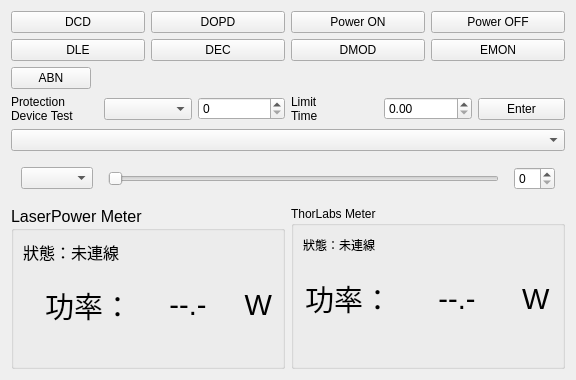
          <widget class="QWidget" name="tab_Controls">
           <attribute name="title">
            <string>Laser Controls</string>
           </attribute>
           <layout class="QVBoxLayout" name="verticalLayout_9">
            <item>
             <layout class="QVBoxLayout" name="verticalLayout_2">
              <item>
               <layout class="QHBoxLayout" name="horizontalLayout_7">
                <item>
                 <widget class="QPushButton" name="btnDCD">
                  <property name="text">
                   <string>DCD</string>
                  </property>
                 </widget>
                </item>
                <item>
                 <widget class="QPushButton" name="btnDOPD">
                  <property name="text">
                   <string>DOPD</string>
                  </property>
                 </widget>
                </item>
                <item>
                 <widget class="QPushButton" name="btnPowerOn">
                  <property name="text">
                   <string>Power ON</string>
                  </property>
                 </widget>
                </item>
                <item>
                 <widget class="QPushButton" name="btnPowerOff">
                  <property name="text">
                   <string>Power OFF</string>
                  </property>
                 </widget>
                </item>
               </layout>
              </item>
              <item>
               <layout class="QHBoxLayout" name="horizontalLayout_2">
                <item>
                 <widget class="QPushButton" name="btnDLE">
                  <property name="text">
                   <string>DLE</string>
                  </property>
                 </widget>
                </item>
                <item>
                 <widget class="QPushButton" name="btnDEC">
                  <property name="text">
                   <string>DEC</string>
                  </property>
                 </widget>
                </item>
                <item>
                 <widget class="QPushButton" name="btnDMOD">
                  <property name="text">
                   <string>DMOD</string>
                  </property>
                 </widget>
                </item>
                <item>
                 <widget class="QPushButton" name="btnEMON">
                  <property name="text">
                   <string>EMON</string>
                  </property>
                 </widget>
                </item>
               </layout>
              </item>
              <item>
               <layout class="QHBoxLayout" name="horizontalLayout_6">
                <item>
                 <widget class="QPushButton" name="btnABN">
                  <property name="text">
                   <string>ABN</string>
                  </property>
                 </widget>
                </item>
                <item>
                 <spacer name="horizontalSpacer">
                  <property name="orientation">
                   <enum>Qt::Orientation::Horizontal</enum>
                  </property>
                  <property name="sizeHint" stdset="0">
                   <size>
                    <width>40</width>
                    <height>20</height>
                   </size>
                  </property>
                 </spacer>
                </item>
               </layout>
              </item>
              <item>
               <layout class="QHBoxLayout" name="horizontalLayout_8">
                <item>
                 <widget class="QLabel" name="label_4">
                  <property name="text">
                   <string>Protection
Device Test</string>
                  </property>
                 </widget>
                </item>
                <item>
                 <widget class="QComboBox" name="cbPDx">
                  <property name="sizePolicy">
                   <sizepolicy hsizetype="Preferred" vsizetype="Fixed">
                    <horstretch>0</horstretch>
                    <verstretch>0</verstretch>
                   </sizepolicy>
                  </property>
                 </widget>
                </item>
                <item>
                 <widget class="QSpinBox" name="spL_PD">
                  <property name="sizePolicy">
                   <sizepolicy hsizetype="Minimum" vsizetype="Fixed">
                    <horstretch>0</horstretch>
                    <verstretch>0</verstretch>
                   </sizepolicy>
                  </property>
                 </widget>
                </item>
                <item>
                 <widget class="QLabel" name="label_3">
                  <property name="text">
                   <string>Limit
Time</string>
                  </property>
                 </widget>
                </item>
                <item>
                 <widget class="QDoubleSpinBox" name="dspDT">
                  <property name="sizePolicy">
                   <sizepolicy hsizetype="Preferred" vsizetype="Fixed">
                    <horstretch>0</horstretch>
                    <verstretch>0</verstretch>
                   </sizepolicy>
                  </property>
                  <property name="minimum">
                   <double>0.000000000000000</double>
                  </property>
                  <property name="maximum">
                   <double>5000.000000000000000</double>
                  </property>
                 </widget>
                </item>
                <item>
                 <widget class="QPushButton" name="btnRPD">
                  <property name="text">
                   <string>Enter</string>
                  </property>
                 </widget>
                </item>
               </layout>
              </item>
             </layout>
            </item>
            <item>
             <widget class="QComboBox" name="cb_SDCorSDAC"/>
            </item>
            <item>
             <widget class="QFrame" name="frame_SDAC1">
              <layout class="QHBoxLayout" name="horizontalLayout_20">
               <property name="spacing">
                <number>15</number>
               </property>
               <property name="leftMargin">
                <number>10</number>
               </property>
               <property name="topMargin">
                <number>10</number>
               </property>
               <property name="rightMargin">
                <number>10</number>
               </property>
               <property name="bottomMargin">
                <number>10</number>
               </property>
               <item>
                <widget class="QComboBox" name="cb_selectSDAC"/>
               </item>
               <item>
                <widget class="QSlider" name="sL1">
                 <property name="orientation">
                  <enum>Qt::Orientation::Horizontal</enum>
                 </property>
                </widget>
               </item>
               <item>
                <widget class="QSpinBox" name="spL1"/>
               </item>
              </layout>
             </widget>
            </item>
            <item>
             <layout class="QHBoxLayout" name="horizontalLayout_39">
              <item>
               <widget class="QGroupBox" name="centralwidget_2">
                <property name="sizePolicy">
                 <sizepolicy hsizetype="Fixed" vsizetype="Preferred">
                  <horstretch>0</horstretch>
                  <verstretch>0</verstretch>
                 </sizepolicy>
                </property>
                <property name="font">
                 <font>
                  <pointsize>12</pointsize>
                  <bold>false</bold>
                 </font>
                </property>
                <property name="title">
                 <string>LaserPower Meter</string>
                </property>
                <layout class="QVBoxLayout" name="verticalLayout_18" stretch="1,4,1">
                 <item>
                  <widget class="QLabel" name="lblStatusMeter_1">
                   <property name="text">
                    <string>狀態：未連線</string>
                   </property>
                  </widget>
                 </item>
                 <item>
                  <widget class="QFrame" name="frame_LaserMeter">
                   <property name="sizePolicy">
                    <sizepolicy hsizetype="Fixed" vsizetype="Preferred">
                     <horstretch>0</horstretch>
                     <verstretch>0</verstretch>
                    </sizepolicy>
                   </property>
                   <property name="minimumSize">
                    <size>
                     <width>250</width>
                     <height>0</height>
                    </size>
                   </property>
                   <property name="maximumSize">
                    <size>
                     <width>250</width>
                     <height>16777215</height>
                    </size>
                   </property>
                   <layout class="QHBoxLayout" name="layoutPower" stretch="3,3,1">
                    <property name="spacing">
                     <number>1</number>
                    </property>
                    <property name="leftMargin">
                     <number>1</number>
                    </property>
                    <property name="topMargin">
                     <number>2</number>
                    </property>
                    <property name="rightMargin">
                     <number>1</number>
                    </property>
                    <property name="bottomMargin">
                     <number>2</number>
                    </property>
                    <item>
                     <widget class="QLabel" name="labelPowerTitle">
                      <property name="sizePolicy">
                       <sizepolicy hsizetype="Preferred" vsizetype="Preferred">
                        <horstretch>0</horstretch>
                        <verstretch>0</verstretch>
                       </sizepolicy>
                      </property>
                      <property name="font">
                       <font>
                        <pointsize>22</pointsize>
                        <bold>false</bold>
                       </font>
                      </property>
                      <property name="text">
                       <string>功率：</string>
                      </property>
                      <property name="alignment">
                       <set>Qt::AlignmentFlag::AlignRight|Qt::AlignmentFlag::AlignTrailing|Qt::AlignmentFlag::AlignVCenter</set>
                      </property>
                      <property name="margin">
                       <number>0</number>
                      </property>
                      <property name="indent">
                       <number>1</number>
                      </property>
                     </widget>
                    </item>
                    <item>
                     <widget class="QLabel" name="lblPower">
                      <property name="sizePolicy">
                       <sizepolicy hsizetype="Expanding" vsizetype="Expanding">
                        <horstretch>0</horstretch>
                        <verstretch>0</verstretch>
                       </sizepolicy>
                      </property>
                      <property name="font">
                       <font>
                        <pointsize>22</pointsize>
                        <fontweight>Medium</fontweight>
                       </font>
                      </property>
                      <property name="text">
                       <string>--.-</string>
                      </property>
                      <property name="alignment">
                       <set>Qt::AlignmentFlag::AlignCenter</set>
                      </property>
                     </widget>
                    </item>
                    <item>
                     <widget class="QLabel" name="lblUnit">
                      <property name="sizePolicy">
                       <sizepolicy hsizetype="Fixed" vsizetype="Preferred">
                        <horstretch>0</horstretch>
                        <verstretch>0</verstretch>
                       </sizepolicy>
                      </property>
                      <property name="font">
                       <font>
                        <pointsize>22</pointsize>
                        <bold>false</bold>
                       </font>
                      </property>
                      <property name="text">
                       <string>W</string>
                      </property>
                      <property name="alignment">
                       <set>Qt::AlignmentFlag::AlignRight|Qt::AlignmentFlag::AlignTrailing|Qt::AlignmentFlag::AlignVCenter</set>
                      </property>
                     </widget>
                    </item>
                   </layout>
                  </widget>
                 </item>
                 <item>
                  <spacer name="verticalSpacer_3">
                   <property name="orientation">
                    <enum>Qt::Orientation::Vertical</enum>
                   </property>
                   <property name="sizeHint" stdset="0">
                    <size>
                     <width>20</width>
                     <height>40</height>
                    </size>
                   </property>
                  </spacer>
                 </item>
                </layout>
               </widget>
              </item>
              <item>
               <widget class="QGroupBox" name="groupBox_2">
                <property name="sizePolicy">
                 <sizepolicy hsizetype="Fixed" vsizetype="Preferred">
                  <horstretch>0</horstretch>
                  <verstretch>0</verstretch>
                 </sizepolicy>
                </property>
                <property name="title">
                 <string>ThorLabs Meter</string>
                </property>
                <layout class="QVBoxLayout" name="verticalLayout_5" stretch="1,4,1">
                 <item>
                  <widget class="QLabel" name="lblStatusMeter_4">
                   <property name="text">
                    <string>狀態：未連線</string>
                   </property>
                  </widget>
                 </item>
                 <item>
                  <widget class="QFrame" name="frame_ThorMeter">
                   <property name="sizePolicy">
                    <sizepolicy hsizetype="Fixed" vsizetype="Preferred">
                     <horstretch>0</horstretch>
                     <verstretch>0</verstretch>
                    </sizepolicy>
                   </property>
                   <property name="minimumSize">
                    <size>
                     <width>250</width>
                     <height>0</height>
                    </size>
                   </property>
                   <property name="maximumSize">
                    <size>
                     <width>250</width>
                     <height>16777215</height>
                    </size>
                   </property>
                   <layout class="QHBoxLayout" name="layoutPower_2" stretch="4,5,2">
                    <property name="spacing">
                     <number>3</number>
                    </property>
                    <property name="leftMargin">
                     <number>2</number>
                    </property>
                    <property name="topMargin">
                     <number>2</number>
                    </property>
                    <property name="rightMargin">
                     <number>2</number>
                    </property>
                    <property name="bottomMargin">
                     <number>2</number>
                    </property>
                    <item>
                     <widget class="QLabel" name="labelPowerTitle_4">
                      <property name="sizePolicy">
                       <sizepolicy hsizetype="Fixed" vsizetype="Fixed">
                        <horstretch>0</horstretch>
                        <verstretch>0</verstretch>
                       </sizepolicy>
                      </property>
                      <property name="font">
                       <font>
                        <pointsize>22</pointsize>
                        <bold>false</bold>
                       </font>
                      </property>
                      <property name="text">
                       <string>功率：</string>
                      </property>
                      <property name="alignment">
                       <set>Qt::AlignmentFlag::AlignCenter</set>
                      </property>
                      <property name="margin">
                       <number>0</number>
                      </property>
                      <property name="indent">
                       <number>4</number>
                      </property>
                     </widget>
                    </item>
                    <item>
                     <widget class="QLabel" name="lbl_measPower">
                      <property name="sizePolicy">
                       <sizepolicy hsizetype="Expanding" vsizetype="Expanding">
                        <horstretch>0</horstretch>
                        <verstretch>0</verstretch>
                       </sizepolicy>
                      </property>
                      <property name="font">
                       <font>
                        <pointsize>22</pointsize>
                        <fontweight>Medium</fontweight>
                       </font>
                      </property>
                      <property name="text">
                       <string>--.-</string>
                      </property>
                      <property name="alignment">
                       <set>Qt::AlignmentFlag::AlignCenter</set>
                      </property>
                     </widget>
                    </item>
                    <item>
                     <widget class="QLabel" name="lblUnit_4">
                      <property name="sizePolicy">
                       <sizepolicy hsizetype="Fixed" vsizetype="Preferred">
                        <horstretch>0</horstretch>
                        <verstretch>0</verstretch>
                       </sizepolicy>
                      </property>
                      <property name="font">
                       <font>
                        <pointsize>22</pointsize>
                        <bold>false</bold>
                       </font>
                      </property>
                      <property name="text">
                       <string>W</string>
                      </property>
                     </widget>
                    </item>
                   </layout>
                  </widget>
                 </item>
                 <item>
                  <spacer name="verticalSpacer_5">
                   <property name="orientation">
                    <enum>Qt::Orientation::Vertical</enum>
                   </property>
                   <property name="sizeHint" stdset="0">
                    <size>
                     <width>20</width>
                     <height>40</height>
                    </size>
                   </property>
                  </spacer>
                 </item>
                </layout>
               </widget>
              </item>
             </layout>
            </item>
           </layout>
          </widget>
